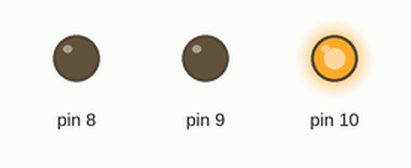
Recording of a sketch running on a simulated Arduino Uno, built with avr-gcc and run on an emulated ATmega328P. Parts: output pins drawn as LEDs (lit = HIGH).

Above: at 5.0 s.
At 12.0 s:
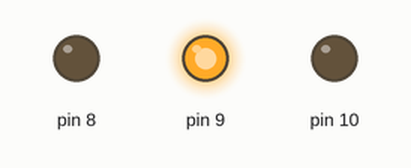
At 18.0 s:
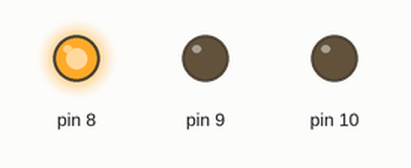
Timing chart, 0 to 28.6 s (numbered marks = the images above):
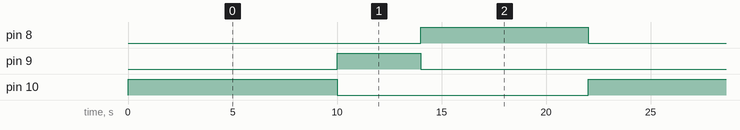

Measured:
- by itself, pin 8: alternates HIGH for 8.0 s and LOW for 14.0 s
- by itself, pin 9: alternates HIGH for 4.0 s and LOW for 18.0 s
- by itself, pin 10: alternates HIGH for 10.0 s and LOW for 12.0 s

The sketch:

06-semaforo.ino
```cpp
/*Autor: André Lubawski
 * Data: 11/03/2021
 *
 * OBS: Caso o projeto seja executado em um arduino, verifique as informações
 * sobre cada LED no site do fabricante, para poder obter a resistência mínima
 * necessária para que nada seja danificado. Se você sor executar no TinkerCad,
 * pode variar os valores de resistência para ver o que acontece
 * (sugestão: utilize o valor de 150 ohms)
 *
 */
void setup() {
  pinMode(10, OUTPUT);
  pinMode(9, OUTPUT);
  pinMode(8, OUTPUT);
}

void loop() {

  digitalWrite(10, HIGH);
  delay(10000);

  digitalWrite(10, LOW);
  digitalWrite(9, HIGH);
  delay(4000);

  digitalWrite(9, LOW);
  digitalWrite(8, HIGH);
  delay(8000);

  digitalWrite(8, LOW);

}
```
